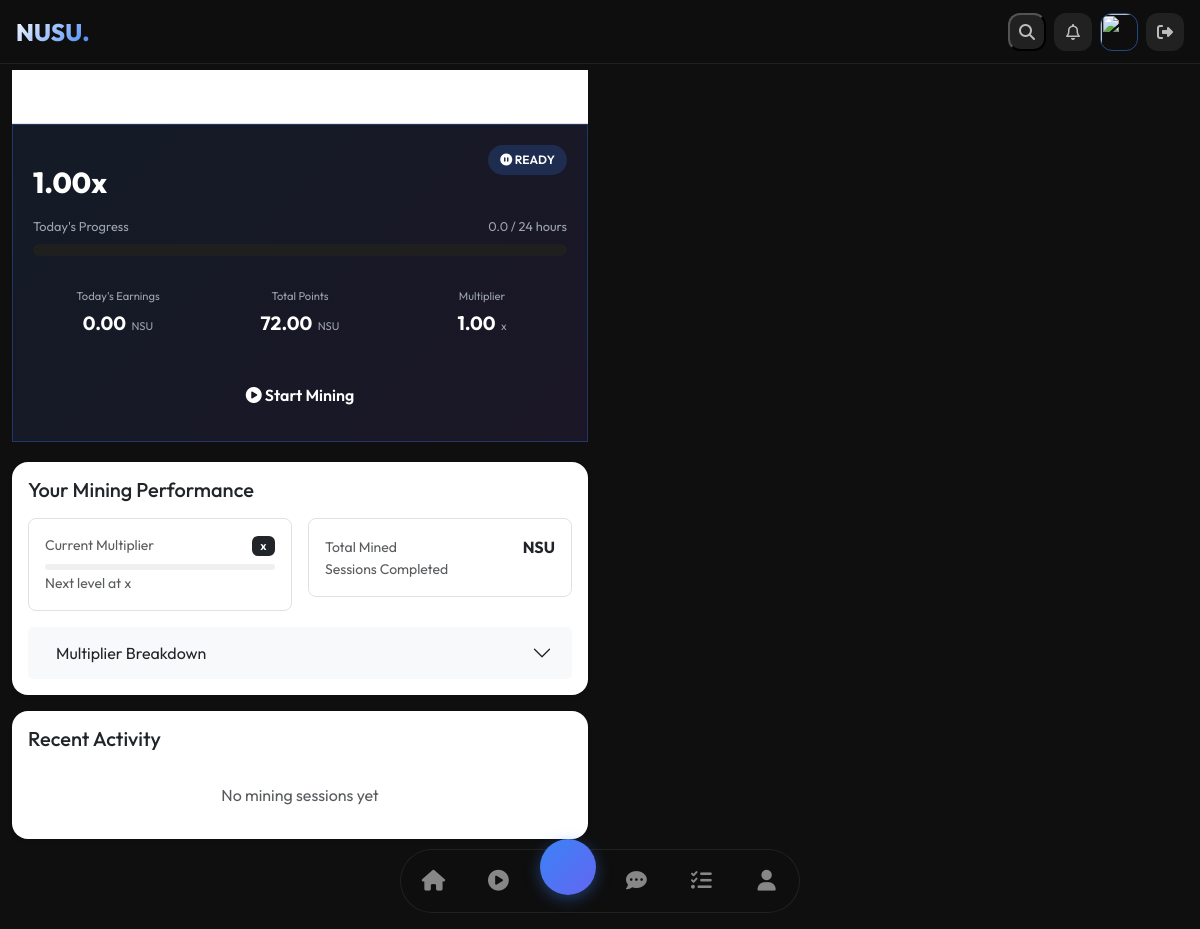
/airdrop/dashboard/ (signed in), run on an earlier commit of the app's database.
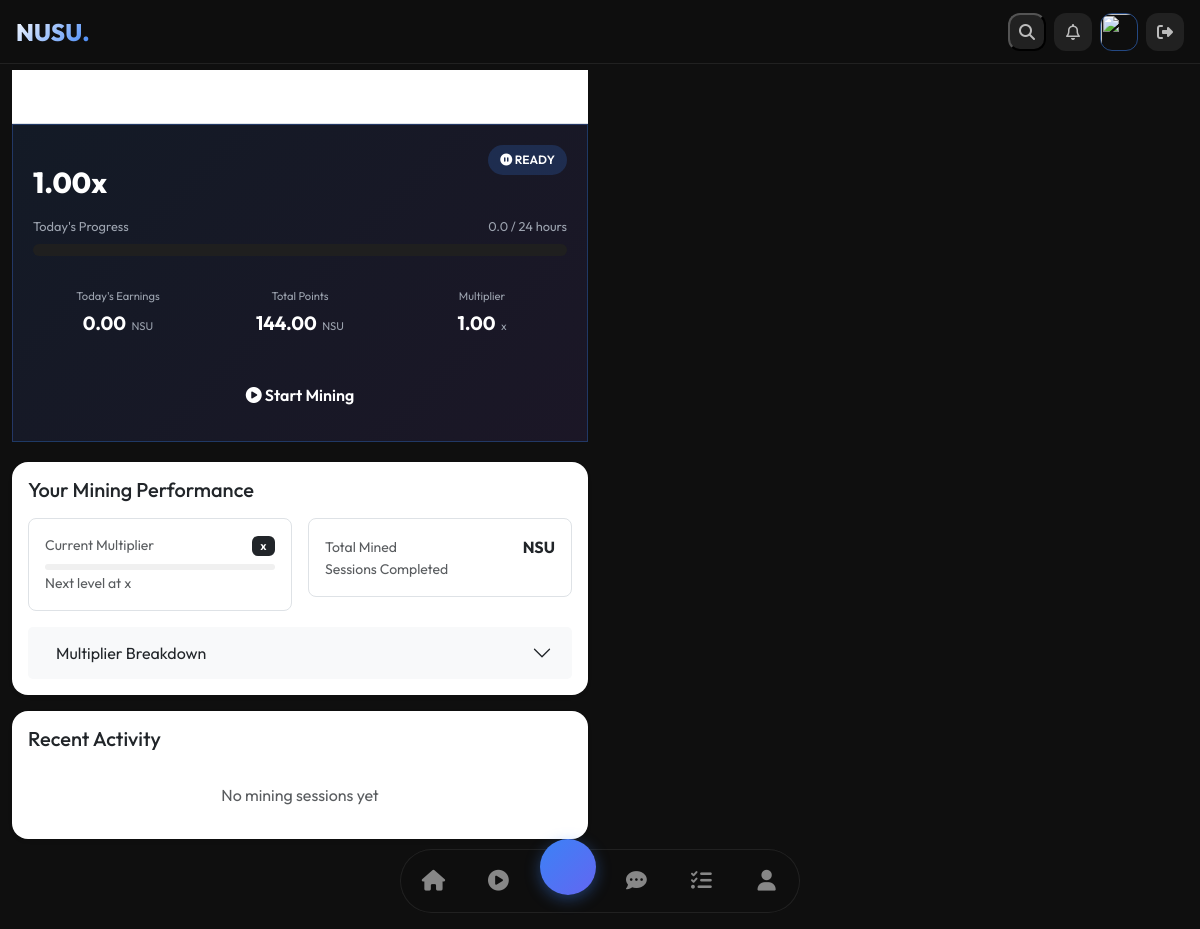
And on a later commit of the database.
### airdrop/models.py (models this page shows, shortened)
class UserMiningState(models.Model):
    user = models.OneToOneField(CustomUser, on_delete=models.CASCADE)
    is_mining = models.BooleanField(default=False)
    last_tap = models.DateTimeField(null=True, blank=True)
    total_points = models.FloatField(default=0.0)
    current_rate = models.FloatField(default=1.0)
    session_start = models.DateTimeField(null=True, blank=True)
    @property
    def elapsed_hours(self):
        if not self.is_mining or not self.session_start:
            return 0
        elapsed = (timezone.now() - self.session_start).total_seconds() / 3600
        return min(elapsed, 24)  # Cap at 24 hours
    @property
    def remaining_time(self):
        if not self.is_mining or not self.session_start:
            return (0, 0, 0)
    @property
    def progress_percentage(self):
        return min((self.elapsed_hours / 24) * 100, 100)
    @property
    def points_earned_today(self):
        return self.elapsed_hours * self.current_rate
    def stop_mining(self):
        if self.is_mining:
            self.total_points += self.points_earned_today
            self.is_mining = False
            self.session_start = None
            self.last_tap = None
            self.save()
    def check_session_completion(self):
        if self.is_mining and self.session_start:
            elapsed = (timezone.now() - self.session_start).total_seconds() / 3600
            if elapsed >= 24:
                self.stop_mining()
                return True
        return False

### airdrop/views.py (the view)
# urls.py: path('dashboard/', views.dashboard, name='dashboard'),
@login_required
def dashboard(request):
    state, created = UserMiningState.objects.get_or_create(user=request.user)
    session_completed = state.check_session_completion()
    hours, minutes, seconds = state.remaining_time
    remaining_time_str = f"{hours:02d}:{minutes:02d}:{seconds:02d}"
    context = {
        'state': state,
        'elapsed_hours': state.elapsed_hours,
        'remaining_time': remaining_time_str,
        'progress_percentage': state.progress_percentage,
        'session_completed': session_completed,
    }
    return render(request, 'airdrop/dashboard.html', context)

### users/context_processors.py (called while the page is built)
def referral_info(request):
    if request.user.is_authenticated:
        return {
            'referral_code': request.user.username,
            'referrals_count': request.user.referrals.count(),
        }
    return {}

### templates/airdrop/dashboard.html (shortened to what this page needs)
{% extends 'base.html' %}
{% load static %}
{% block content %}
<div class="container-fluid">
    <div class="row">
        <div class="col-md-6">
            <div class="sticky-top bg-white pt-3 pb-2 border-bottom">
                <h4 class="fw-bold mb-0">Mining Dashboard</h4>
            </div>
            {% include 'airdrop/mining_widget.html' %}
            <div class="card border-0 rounded-4 shadow-sm mb-3">
                <div class="card-body">
                    <h5 class="card-title mb-3">
                         Your Mining Performance
                    </h5>
                    <div class="row g-3 mb-3">
                        <div class="col-md-6">
                            <div class="p-3 border rounded-3">
                                <div class="d-flex justify-content-between align-items-center mb-2">
                                    <small class="text-muted">Current Multiplier</small>
                                    <span class="badge bg-dark">{{ multiplier.current|floatformat:2 }}x</span>
                                </div>
                                <div class="progress" style="height: 6px;">
                                </div>
                                <small class="text-muted">Next level at {{ multiplier.next_level|floatformat:2 }}x</small>
                            </div>
                        </div>
                        <div class="col-md-6">
                            <div class="p-3 border rounded-3">
                                <div class="d-flex justify-content-between align-items-center">
                                    <small class="text-muted">Total Mined</small>
                                    <span class="fw-bold">{{ total_mined|floatformat:2 }} NSU</span>
                                </div>
                                <div class="d-flex justify-content-between align-items-center">
                                    <small class="text-muted">Sessions Completed</small>
                                </div>
                            </div>
                        </div>
                    </div>
                    <div class="accordion" id="multiplierAccordion">
                        <div class="accordion-item border-0">
                            <h2 class="accordion-header">
                                <button class="accordion-button bg-light collapsed" type="button" data-bs-toggle="collapse" data-bs-target="#multiplierDetails">
                                     Multiplier Breakdown
                                </button>
                            </h2>
                        </div>
                    </div>
                </div>
            </div>
            <div class="card border-0 rounded-4 shadow-sm">
                <div class="card-body">
                    <h5 class="card-title mb-3">
                         Recent Activity
                    </h5>
                    <div class="list-group list-group-flush">
                        {% for session in recent_sessions %}
                        <div class="list-group-item border-0 px-0 py-2">
                            <div class="d-flex justify-content-between">
                                <div>
                                    <span class="fw-bold">{{ session.date|date:"M d" }}</span>
                                    <span class="text-muted ms-2">{{ session.duration }} hours</span>
                                </div>
                                <div>
                                    <span class="fw-bold">{{ session.points|floatformat:2 }} NSU</span>
                                    <span class="text-muted ms-2">{{ session.multiplier|floatformat:2 }}x</span>
                                </div>
                            </div>
                        </div>
                        {% empty %}
                        <div class="text-center py-3 text-muted">
                            No mining sessions yet
                        </div>
                        {% endfor %}
                    </div>
                </div>
            </div>
        </div>
    </div>
</div>
{% endblock %}

### templates/airdrop/mining_widget.html (shortened to what this page needs)
{% load static %}
<div class="mining-widget glass-card" data-mining-active="{{ state.is_mining|yesno:'true,false' }}">
    <div class="mining-header">
        <div>
            <h3 class="mining-title">⚡ Mining Active</h3>
            <span class="mining-rate" id="rateText">{{ state.current_rate|floatformat:2 }}x</span>
        </div>
        <span class="mining-badge" id="miningStatusBadge">
            {% if state.is_mining %}
            <i class="fas fa-play-circle"></i> MINING
            {% else %}
            <i class="fas fa-pause-circle"></i> READY
            {% endif %}
        </span>
    </div>
    <div class="mining-progress-section">
        <div class="progress-label">
            <span>Today's Progress</span>
            <span id="progressText">{{ state.elapsed_hours|floatformat:1 }} / 24 hours</span>
        </div>
        <div class="progress-bar-container">
        </div>
    </div>
    <div class="mining-stats">
        <div class="stat-card">
            <span class="stat-label">Today's Earnings</span>
            <span class="stat-value" id="todayPoints">{{ state.points_earned_today|floatformat:2 }}</span>
            <span class="stat-unit">NSU</span>
        </div>
        <div class="stat-card">
            <span class="stat-label">Total Points</span>
            <span class="stat-value" id="totalPoints">{{ state.total_points|floatformat:2 }}</span>
            <span class="stat-unit">NSU</span>
        </div>
        <div class="stat-card">
            <span class="stat-label">Multiplier</span>
            <span class="stat-value" id="rateText2">{{ state.current_rate|floatformat:2 }}</span>
            <span class="stat-unit">x</span>
        </div>
    </div>
    <button id="toggleMiningBtn" class="mining-action-btn {% if state.is_mining %}active{% endif %}"
            data-mining="{{ state.is_mining|yesno:'true,false' }}">
        {% if state.is_mining %}
        <i class="fas fa-stop-circle"></i> Stop Mining
        {% else %}
        <i class="fas fa-play-circle"></i> Start Mining
        {% endif %}
    </button>
</div>

What changed in the data, as far as the page shows it:
changed UserMiningState: total_points "72.00" → "144.00"
